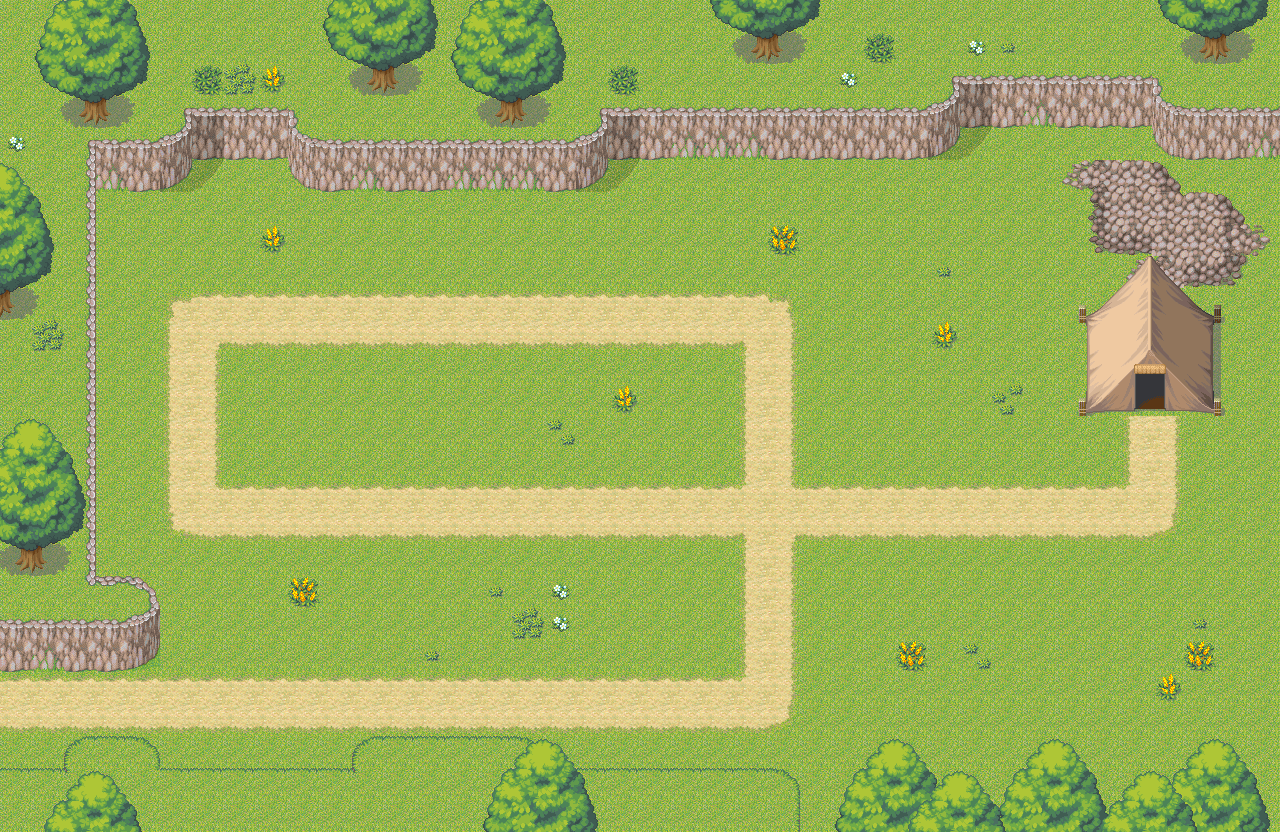

Below is a game level as drawn by its tile map, then a one-line description and the .tmx that defines it (tile-layer data replaced by summaries):
An orthogonal 40x26 tile map with 32x32 px tiles, 3 tile layers (块层 1, 块层 2, 块层 3) and 98 objects (97x Pos, Path_001).

<map version="1.0" orientation="orthogonal" renderorder="right-down" width="40" height="26" tilewidth="32" tileheight="32" nextobjectid="143">
 <properties>
  <property name="WaveCount" type="int" value="4" />
 </properties>
 <tileset firstgid="1" name="tiled_001" tilewidth="32" tileheight="32" tilecount="1024" columns="32">
  <image source="tiled_001.png" width="1024" height="1024" />
 </tileset>
 <layer name="块层 1" width="40" height="26">
  <data>[1040 cells, 1040 non-empty, 28 distinct tile ids]</data>
 </layer>
 <layer name="块层 2" width="40" height="26">
  <data>[1040 cells, 116 non-empty, 41 distinct tile ids]</data>
 </layer>
 <layer name="块层 3" width="40" height="26">
  <data>[1040 cells, 151 non-empty, 50 distinct tile ids]</data>
 </layer>
 <objectgroup name="TowerPos" visible="0">
  <properties>
   <property name="TowerPosHeight" type="float" value="64" />
   <property name="TowerPosWidth" type="float" value="64" />
  </properties>
  <object id="5" name="Pos" x="160" y="544" width="64" height="64" />
  <object id="6" name="Pos" x="288" y="352" width="64" height="64" />
  <object id="7" name="Pos" x="288" y="416" width="64" height="64" />
  <object id="8" name="Pos" x="480" y="352" width="64" height="64" />
  <object id="11" name="Pos" x="352" y="416" width="64" height="64" />
  <object id="12" name="Pos" x="352" y="352" width="64" height="64" />
  <object id="13" name="Pos" x="416" y="352" width="64" height="64" />
  <object id="14" name="Pos" x="672" y="352" width="64" height="64" />
  <object id="15" name="Pos" x="800" y="352" width="64" height="64" />
  <object id="16" name="Pos" x="544" y="416" width="64" height="64" />
  <object id="17" name="Pos" x="544" y="352" width="64" height="64" />
  <object id="18" name="Pos" x="608" y="352" width="64" height="64" />
  <object id="19" name="Pos" x="800" y="416" width="64" height="64" />
  <object id="20" name="Pos" x="864" y="352" width="64" height="64" />
  <object id="21" name="Pos" x="864" y="416" width="64" height="64" />
  <object id="22" name="Pos" x="928" y="352" width="64" height="64" />
  <object id="23" name="Pos" x="160" y="608" width="64" height="64" />
  <object id="24" name="Pos" x="224" y="608" width="64" height="64" />
  <object id="25" name="Pos" x="224" y="544" width="64" height="64" />
  <object id="26" name="Pos" x="288" y="544" width="64" height="64" />
  <object id="27" name="Pos" x="288" y="608" width="64" height="64" />
  <object id="28" name="Pos" x="544" y="608" width="64" height="64" />
  <object id="29" name="Pos" x="480" y="608" width="64" height="64" />
  <object id="30" name="Pos" x="544" y="544" width="64" height="64" />
  <object id="31" name="Pos" x="480" y="416" width="64" height="64" />
  <object id="32" name="Pos" x="416" y="416" width="64" height="64" />
  <object id="33" name="Pos" x="864" y="608" width="64" height="64" />
  <object id="34" name="Pos" x="800" y="608" width="64" height="64" />
  <object id="35" name="Pos" x="864" y="544" width="64" height="64" />
  <object id="36" name="Pos" x="800" y="544" width="64" height="64" />
  <object id="37" name="Pos" x="672" y="416" width="64" height="64" />
  <object id="38" name="Pos" x="1120" y="544" width="64" height="64" />
  <object id="39" name="Pos" x="1056" y="608" width="64" height="64" />
  <object id="40" name="Pos" x="1056" y="544" width="64" height="64" />
  <object id="41" name="Pos" x="992" y="416" width="64" height="64" />
  <object id="42" name="Pos" x="928" y="416" width="64" height="64" />
  <object id="43" name="Pos" x="480" y="544" width="64" height="64" />
  <object id="44" name="Pos" x="416" y="608" width="64" height="64" />
  <object id="45" name="Pos" x="352" y="608" width="64" height="64" />
  <object id="46" name="Pos" x="352" y="544" width="64" height="64" />
  <object id="47" name="Pos" x="416" y="544" width="64" height="64" />
  <object id="48" name="Pos" x="608" y="608" width="64" height="64" />
  <object id="49" name="Pos" x="608" y="544" width="64" height="64" />
  <object id="50" name="Pos" x="672" y="608" width="64" height="64" />
  <object id="51" name="Pos" x="672" y="544" width="64" height="64" />
  <object id="52" name="Pos" x="608" y="416" width="64" height="64" />
  <object id="54" name="Pos" x="992" y="608" width="64" height="64" />
  <object id="55" name="Pos" x="928" y="608" width="64" height="64" />
  <object id="56" name="Pos" x="928" y="544" width="64" height="64" />
  <object id="57" name="Pos" x="992" y="544" width="64" height="64" />
  <object id="59" name="Pos" x="1056" y="416" width="64" height="64" />
  <object id="60" name="Pos" x="1184" y="608" width="64" height="64" />
  <object id="61" name="Pos" x="1120" y="608" width="64" height="64" />
  <object id="62" name="Pos" x="352" y="224" width="64" height="64" />
  </objectgroup>
 <objectgroup name="Path">
  <!-- 1 objects omitted --></objectgroup>
 <objectgroup name="Wave001" visible="0">
  <properties>
   <property name="m001" value="1 0 1.0" />
   <property name="m002" value="1 0 1.0" />
   <property name="m003" value="1 0 1.0" />
   <property name="m004" value="1 0 1.0" />
   <property name="m005" value="1 0 1.0" />
   <property name="m006" value="1 0 1.0" />
   <property name="m007" value="1 0 1.0" />
   <property name="m008" value="1 0 1.0" />
   <property name="m009" value="1 0 1.0" />
   <property name="m010" value="1 0 1.0" />
   <property name="momsterCount" type="int" value="10" />
   <property name="waveTime" type="float" value="30" />
  </properties>
 </objectgroup>
 <objectgroup name="Wave002" visible="0">
  <properties>
   <property name="m001" value="2 0 1.0" />
   <property name="m002" value="2 0 1.0" />
   <property name="m003" value="2 0 1.0" />
   <property name="m004" value="2 0 1.0" />
   <property name="m005" value="2 0 1.0" />
   <property name="m006" value="2 0 1.0" />
   <property name="m007" value="2 0 1.0" />
   <property name="m008" value="2 0 1.0" />
   <property name="m009" value="2 0 1.0" />
   <property name="m010" value="2 0 1.0" />
   <property name="momsterCount" type="int" value="10" />
   <property name="waveTime" type="int" value="30" />
  </properties>
 </objectgroup>
 <objectgroup name="Wave003" visible="0">
  <properties>
   <property name="m001" value="3 0 2" />
   <property name="m002" value="3 0 2" />
   <property name="m003" value="3 0 2" />
   <property name="m004" value="3 0 2" />
   <property name="m005" value="3 0 2" />
   <property name="m006" value="3 0 0.75" />
   <property name="m007" value="3 0 0.75" />
   <property name="m008" value="3 0 0.75" />
   <property name="m009" value="3 0 0.75" />
   <property name="m010" value="3 0 0.75" />
   <property name="m011" value="3 0 0.75" />
   <property name="m012" value="3 0 0.75" />
   <property name="m013" value="3 0 0.75" />
   <property name="m014" value="3 0 0.75" />
   <property name="m015" value="3 0 0.75" />
   <property name="momsterCount" type="int" value="15" />
   <property name="waveTime" type="int" value="45" />
  </properties>
 </objectgroup>
 <objectgroup name="Wave004" visible="0">
  <properties>
   <property name="m001" value="4 0 3" />
   <property name="m002" value="4 0 3" />
   <property name="m003" value="4 0 3" />
   <property name="m004" value="4 0 3" />
   <property name="m005" value="4 0 3" />
   <property name="m006" value="4 0 3" />
   <property name="m007" value="5 0 2" />
   <property name="m008" value="5 0 2" />
   <property name="m009" value="5 0 2" />
   <property name="m010" value="5 0 2" />
   <property name="m011" value="5 0 2" />
   <property name="m012" value="5 0 2" />
   <property name="m013" value="5 0 2" />
   <property name="m014" value="6 0 2" />
   <property name="m015" value="6 0 2" />
   <property name="momsterCount" type="int" value="15" />
   <property name="waveTime" type="int" value="60" />
  </properties>
 </objectgroup>
</map>
<!-- 44 of 98 objects omitted -->
